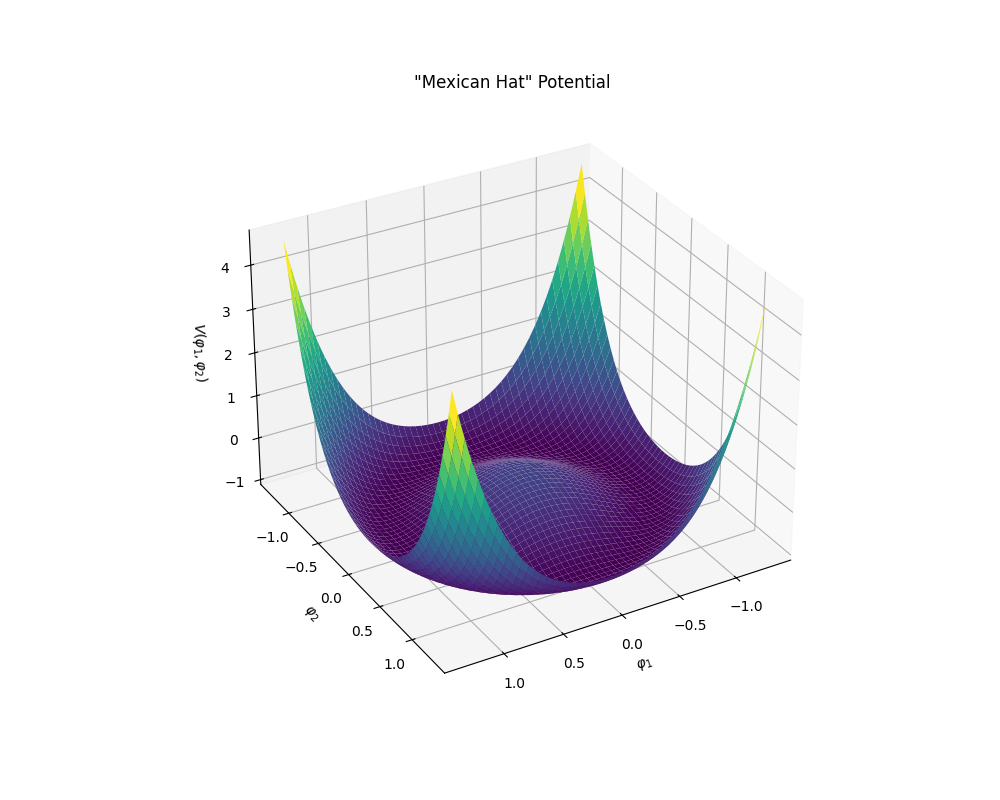

Here is the Python script that generated this plot:
import numpy as np
import matplotlib.pyplot as plt


# Define the Landau potential (Mexican hat potential) in 3D
def landau_potential_3d(phi, psi):
    return (phi ** 2 + psi ** 2) ** 2 - 2 * (phi ** 2 + psi ** 2)


# Generate phi and psi values
radius = 1.3

phi = np.linspace(-radius, radius, 400)
psi = np.linspace(-radius, radius, 400)
phi, psi = np.meshgrid(phi, psi)

# Calculate the potential values
potential_3d = landau_potential_3d(phi, psi)

# Plot the 3D Landau functional (Mexican hat potential)
fig = plt.figure(figsize=(5, 4))
ax = fig.add_subplot(111, projection='3d')
ax.plot_surface(phi, psi, potential_3d, cmap='viridis')

ax.set_xlabel(r'$\varphi_1$')
ax.set_ylabel(r'$\varphi_2$')
ax.set_zlabel(r'$V(\varphi_1, \varphi_2)$')
ax.set_title('"Mexican Hat" Potential')

ax.view_init(elev=30, azim=60)

plt.tight_layout()
plt.savefig('mexican_hat.svg', transparent=True)
